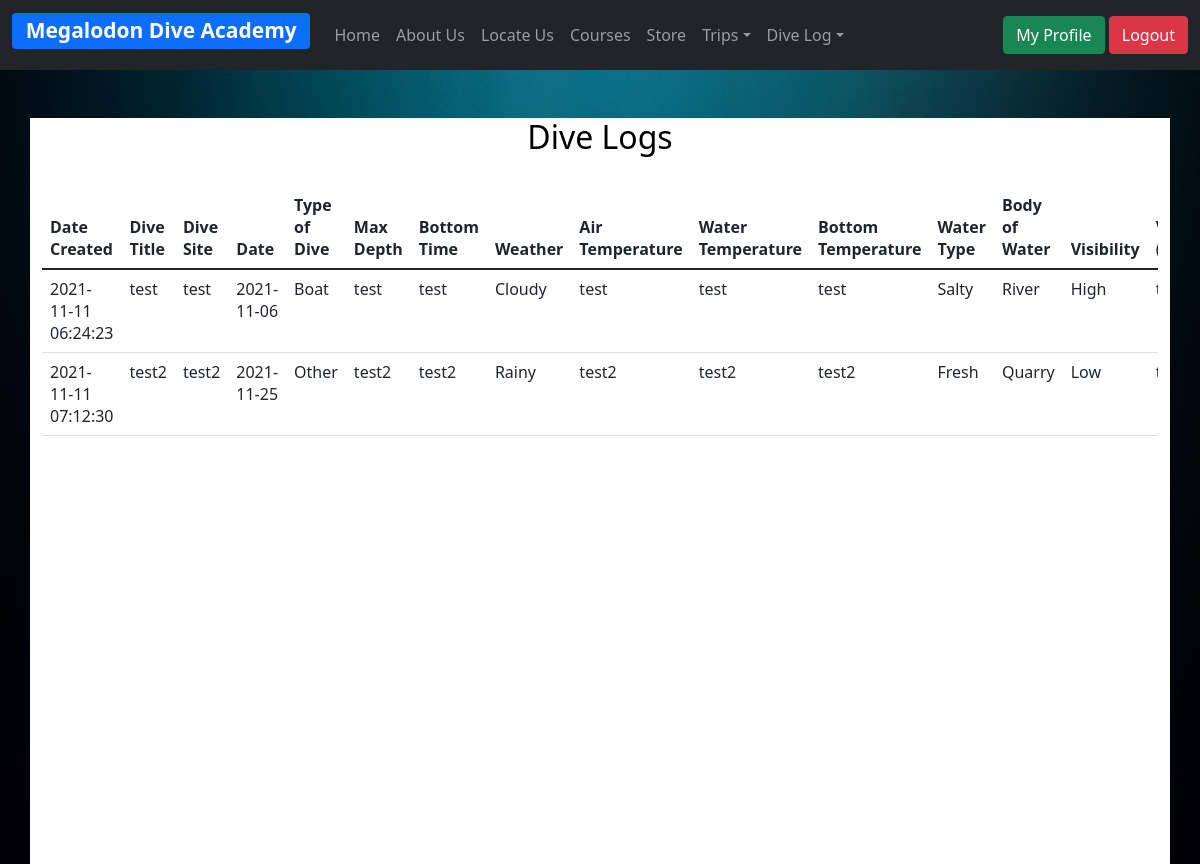
The app's page /viewLog.php (signed in) with its own data.
### tables this page shows
CREATE TABLE `divelog` (
  `logID` int(11) NOT NULL,
  `diveTitle` varchar(100) NOT NULL,
  `diveSite` varchar(100) NOT NULL,
  `diveDate` date DEFAULT NULL,
  `diveType` varchar(100) NOT NULL,
  `maxDepth` varchar(100) NOT NULL,
  `bottomTime` varchar(100) NOT NULL,
  `weather` varchar(100) NOT NULL,
  `tempAir` varchar(100) NOT NULL,
  `tempSurface` varchar(100) NOT NULL,
  `tempBottom` varchar(100) NOT NULL,
  `waterType` varchar(100) NOT NULL,
  `waterBody` varchar(100) NOT NULL,
  `visibility` varchar(100) NOT NULL,
  `visibility2` varchar(100) NOT NULL,
  `waves` varchar(100) NOT NULL,
  `current` varchar(100) NOT NULL,
  `surge` varchar(100) NOT NULL,
  `suit` varchar(100) NOT NULL,
  `weight` varchar(100) NOT NULL,
  `weightType` varchar(100) NOT NULL,
  `cylinderType` varchar(100) NOT NULL,
  `cylinderSize` varchar(100) NOT NULL,
  `gas` varchar(100) NOT NULL,
  `oxygen` varchar(100) NOT NULL,
  `nitrogen` varchar(100) NOT NULL,
  `helium` varchar(100) NOT NULL,
  `cylinder1` varchar(100) NOT NULL,
  `cylinder2` varchar(100) NOT NULL,
  `cylinder3` varchar(100) NOT NULL,
  `additional` varchar(100) NOT NULL,
  `experience` varchar(100) NOT NULL,
  `note` varchar(1000) NOT NULL,
  `buddy` varchar(100) NOT NULL,
  `diveCenter` varchar(100) NOT NULL,
  `username` varchar(100) NOT NULL,
  `dateAdded` timestamp NOT NULL DEFAULT CURRENT_TIMESTAMP
);

### viewLog.php (the view, shortened to what this page needs)
<?php
include('header/navUser.php');
?>
<!DOCTYPE html>
<html>
    <head>
        <link href="https://cdn.jsdelivr.net/npm/bootstrap@5.1.3/dist/css/bootstrap.min.css" rel="stylesheet">
        <link rel="stylesheet" type="text/css" href="css/form.css" />
    </head>
    <body>
        <div class="container mt-5 bg-white text-black">
            <h2 class="text-center">Dive Logs</h2>
            <div style="overflow-x:auto; min-height:700px;">
                <?php
                $username = $_SESSION['username'];
                $mysqli = new mysqli('localhost', 'root', '', 'megalodon' ) or die(mysqli_error($mysqli));
                $bookingList = $mysqli->query("SELECT * FROM divelog WHERE username='$username'") or die(mysqli_error($mysqli));
                ?>
                <table class="table">
                <thead>
                    <tr>
                        <th>Date Created</th>
                        <th>Dive Title</th>
                        <th>Dive Site</th>
                        <th>Date</th>
                        <th>Type of Dive</th>
                        <th>Max Depth</th>
                        <th>Bottom Time</th>
                        <th>Weather</th>
                        <th>Air Temperature</th>
                        <th>Water Temperature</th>
                        <th>Bottom Temperature</th>
                        <th>Water Type</th>
                        <th>Body of Water</th>
                        <th>Visibility</th>
                        <th>Visibility (m)</th>
                    </tr>
                </thead>
                <?php
                while ($row = $bookingList->fetch_assoc()): ?>
                <tr>
                    <td><?php echo $row['dateAdded']; ?></td>
                    <td><?php echo $row['diveTitle']; ?></td>
                    <td><?php echo $row['diveSite']; ?></td>
                    <td><?php echo $row['diveDate']; ?></td>
                    <td><?php echo $row['diveType']; ?></td>
                    <td><?php echo $row['maxDepth']; ?></td>
                    <td><?php echo $row['bottomTime']; ?></td>
                    <td><?php echo $row['weather']; ?></td>
                    <td><?php echo $row['tempAir']; ?></td>
                    <td><?php echo $row['tempSurface']; ?></td>
                    <td><?php echo $row['tempBottom']; ?></td>
                    <td><?php echo $row['waterType']; ?></td>
                    <td><?php echo $row['waterBody']; ?></td>
                    <td><?php echo $row['visibility']; ?></td>
                    <td><?php echo $row['visibility2']; ?></td>
                </tr>
                <?php endwhile; ?>
                </table>
            </div>
        </div>
    </body>
</html>

### css/form.css (style rules this page uses)
body, html { height: 100%; background-image: url(http://localhost/diver/img/background.jpg); background-position: center; background-repeat: no-repeat; background-size: cover; background-color: #030303; }

### records on screen
divelog: dateAdded "2021-11-11 06:24:23", diveTitle "test", diveSite "test", diveDate "2021-11-06", diveType "Boat", maxDepth "test", bottomTime "test", weather "Cloudy", tempAir "test", tempSurface "test", tempBottom "test", waterType "Salty", waterBody "River", visibility "High"
divelog: dateAdded "2021-11-11 07:12:30", diveTitle "test2", diveSite "test2", diveDate "2021-11-25", diveType "Other", maxDepth "test2", bottomTime "test2", weather "Rainy", tempAir "test2", tempSurface "test2", tempBottom "test2", waterType "Fresh", waterBody "Quarry", visibility "Low"
